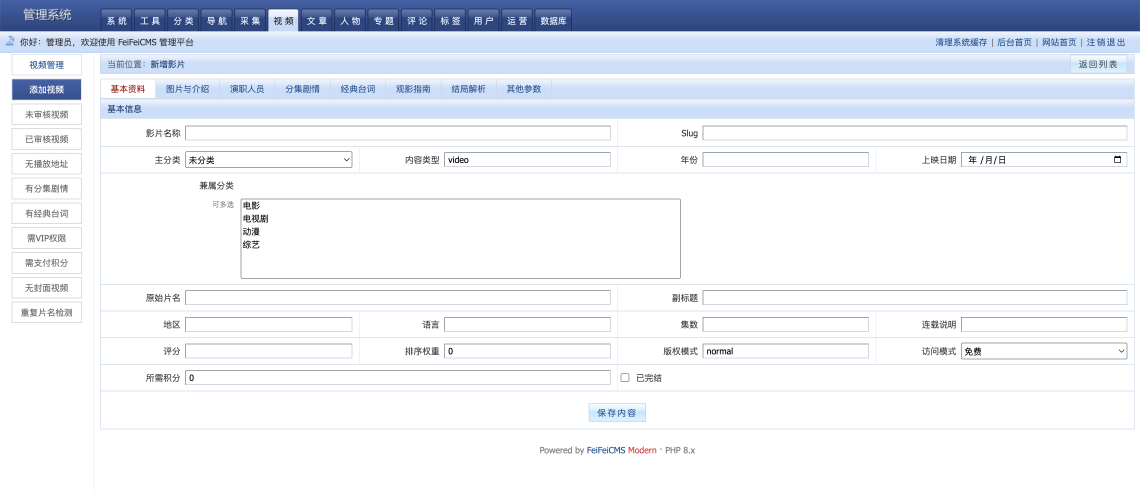
#> input picture docs/ui-audit/reference/user-vod-create-before.png, 3420 x 1480 px (shown at 1/3 size)
$ python build_ui_comparisons.py
#> lines starting #> are read from the running program, lines starting #| are printed output that depends on the picture
from pathlib import Path
from PIL import Image, ImageDraw, ImageOps


ROOT = Path(__file__).resolve().parents[1]
AUDIT = ROOT / "docs" / "ui-audit"
COMPARISONS = AUDIT / "comparisons"
COMPARISONS.mkdir(parents=True, exist_ok=True)


def fit_screen(image: Image.Image, size: tuple[int, int]) -> Image.Image:
    canvas = Image.new("RGB", size, "white")
    fitted = ImageOps.contain(image.convert("RGB"), size, Image.Resampling.LANCZOS)
    x = (size[0] - fitted.width) // 2
    y = (size[1] - fitted.height) // 2
    canvas.paste(fitted, (x, y))
    return canvas


def build_vod_comparison() -> None:
    source = Image.open(AUDIT / "reference" / "user-vod-create-before.png").convert("RGB")
    implementation = Image.open(AUDIT / "screenshots" / "after-pass-3" / "22-wide-vod-create-1710x740.png").convert("RGB")
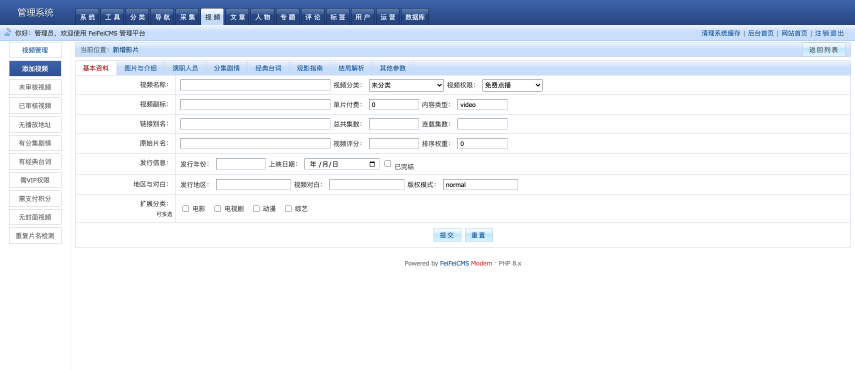
#> input picture docs/ui-audit/screenshots/after-pass-3/22-wide-vod-create-1710x740.png, 1710 x 740 px (shown at 1/2 size)
#> implementation is the input picture: PIL image 1710x740 RGB; mean R, G, B 232.5, 237.1, 244.4
    normalized_source = source.resize((1710, 740), Image.Resampling.LANCZOS)

    header = 34
    combined = Image.new("RGB", (3420, 740 + header), "white")
#> combined: PIL image 3420x774 RGB; every value is 255
    combined.paste(normalized_source, (0, header))
    combined.paste(implementation, (1710, header))
    draw = ImageDraw.Draw(combined)
    draw.rectangle((0, 0, 1710, header), fill="#173c70")
    draw.rectangle((1710, 0, 3420, header), fill="#245f95")
    draw.text((14, 10), "BEFORE - user screenshot normalized from 2x", fill="white")
    draw.text((1724, 10), "AFTER - local implementation at 1710x740 1x", fill="white")
    combined.save(COMPARISONS / "vod-create-before-after.png", optimize=True)
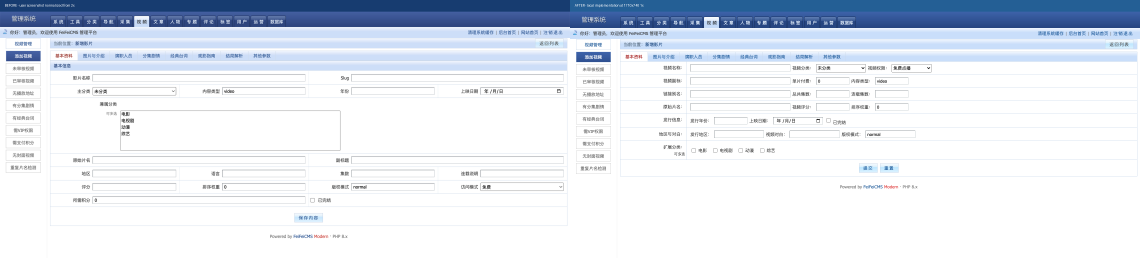
#> saved as vod-create-before-after.png: PIL image 3420x774 RGB (shown at 1/3 size); mean R, G, B 223.3, 229.5, 238.8


def build_feifei43_edit_comparison() -> None:
    source = Image.open(AUDIT / "reference" / "user-vod-edit-20260929-before.png").convert("RGB")
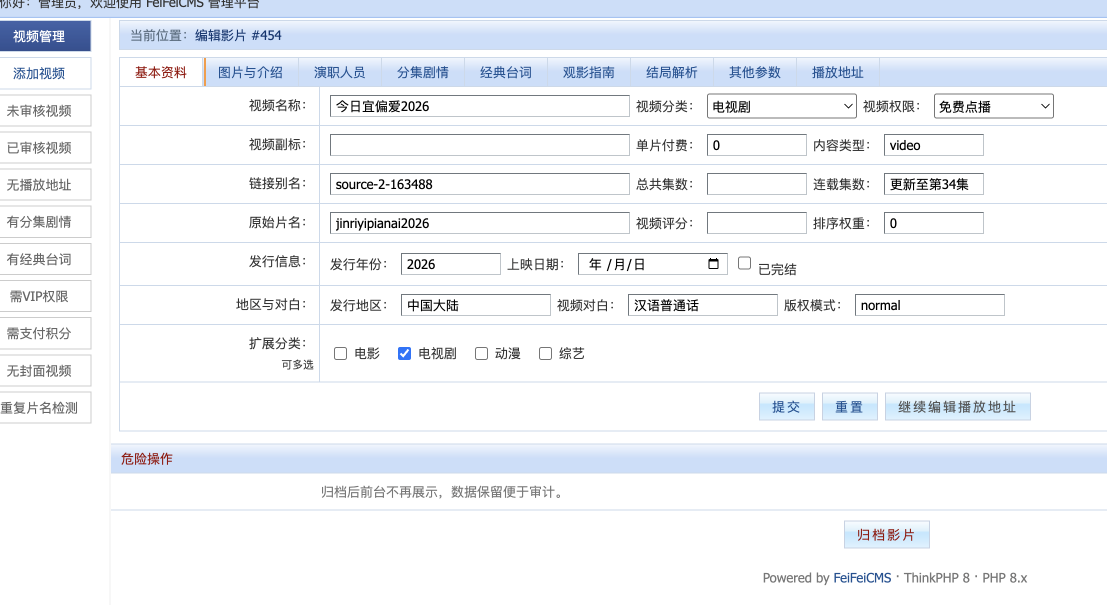
#> input picture docs/ui-audit/reference/user-vod-edit-20260929-before.png, 2214 x 1210 px (shown at 1/2 size)
#> source: PIL image 2214x1210 RGB
    implementation = Image.open(AUDIT / "screenshots" / "feifeicms43-final" / "22b-reference-vod-edit-1107x605.png").convert("RGB")
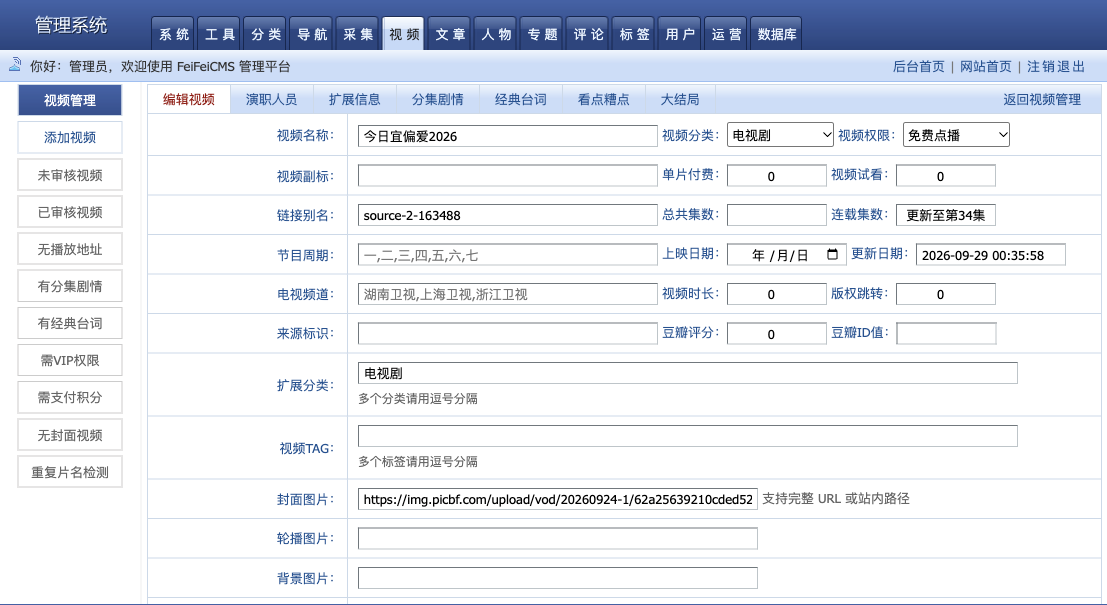
#> input picture docs/ui-audit/screenshots/feifeicms43-final/22b-reference-vod-edit-1107x605.png, 1107 x 605 px
#> implementation is the input picture: PIL image 1107x605 RGB; mean R, G, B 226.3, 230.4, 238.4
    normalized_source = source.resize((1107, 605), Image.Resampling.LANCZOS)
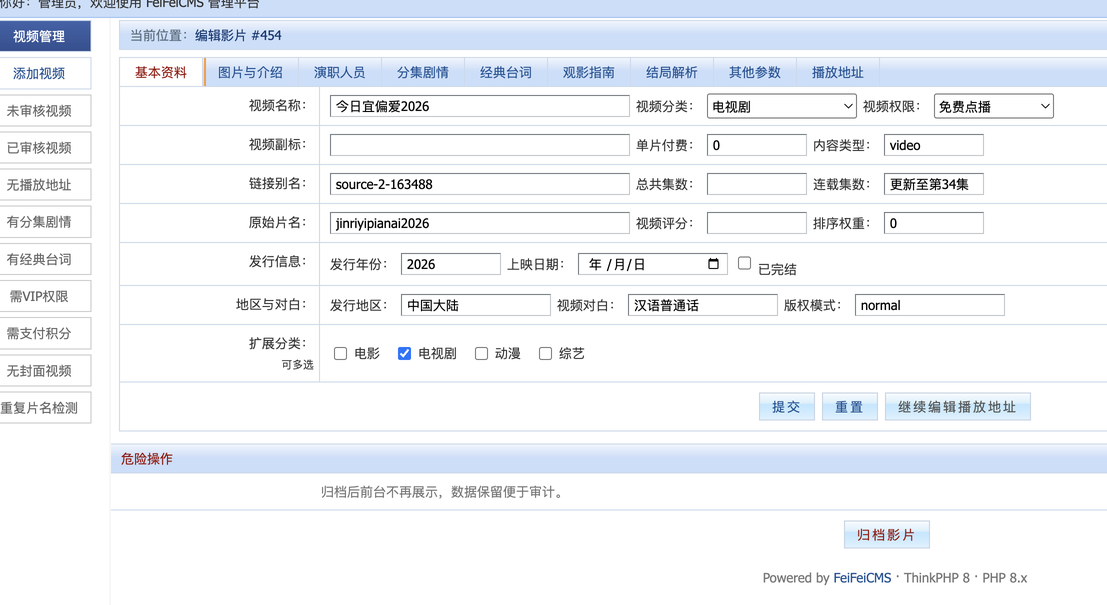
#> normalized_source: PIL image 1107x605 RGB; mean R, G, B 239.6, 242.4, 246.9

    header = 34
    combined = Image.new("RGB", (2214, 605 + header), "white")
#> combined: PIL image 2214x639 RGB; every value is 255
    combined.paste(normalized_source, (0, header))
    combined.paste(implementation, (1107, header))
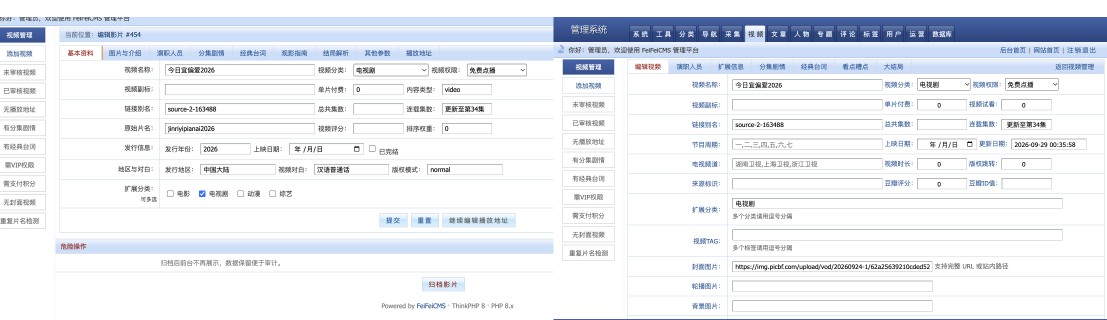
#> combined: PIL image 2214x639 RGB (shown at 1/2 size); mean R, G, B 234.1, 237.4, 243.3
    draw = ImageDraw.Draw(combined)
    draw.rectangle((0, 0, 1107, header), fill="#173c70")
    draw.rectangle((1107, 0, 2214, header), fill="#245f95")
    draw.text((14, 10), "BEFORE - custom editor from user screenshot", fill="white")
    draw.text((1121, 10), "AFTER - FeiFeiCMS 4.3 table structure", fill="white")
    combined.save(COMPARISONS / "vod-edit-feifeicms43-before-after.png", optimize=True)
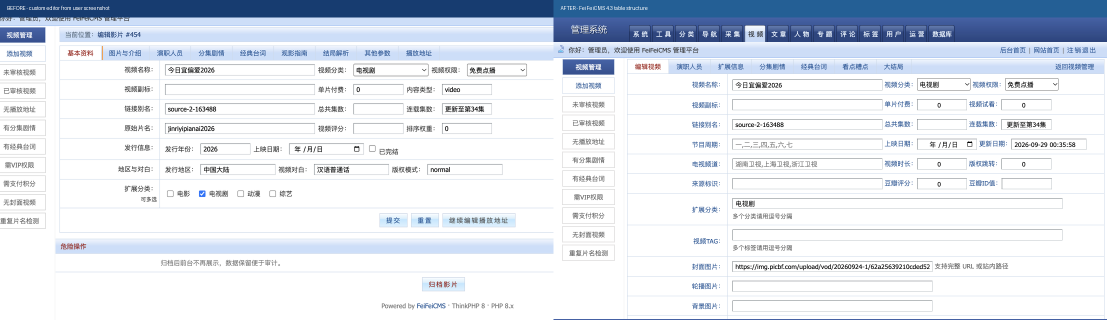
#> saved as vod-edit-feifeicms43-before-after.png: PIL image 2214x639 RGB (shown at 1/2 size); mean R, G, B 222.1, 228, 236.6


def build_scenario_split_comparison() -> None:
    before = Image.open(AUDIT / "screenshots" / "feifeicms43-final" / "22b-reference-vod-edit-1107x605.png").convert("RGB")
    video = Image.open(AUDIT / "screenshots" / "scenario-final" / "22b-reference-vod-edit-1107x605.png").convert("RGB")
#> (the run stopped early here; a loop or call above may not have finished)
